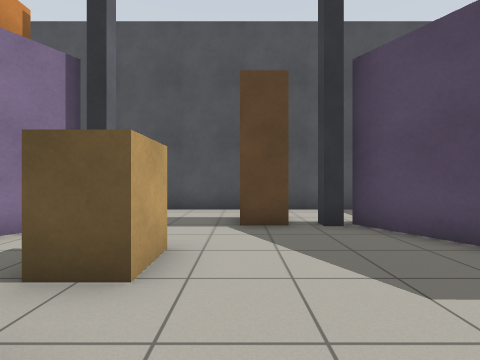
[1] (above)

24 first-person views from a walk through a Gazebo world. The camera is 0.94 m above the floor, looks level and sees 85° across. Floor lines are 1 m apart. The floor is counted in squares, 1 m on a side. Each view is taken from the middle of a square. On the plan, view 1 faces up. The plan holds only what a view shows up to about 11 squares ahead; the rest is blank.

[2]
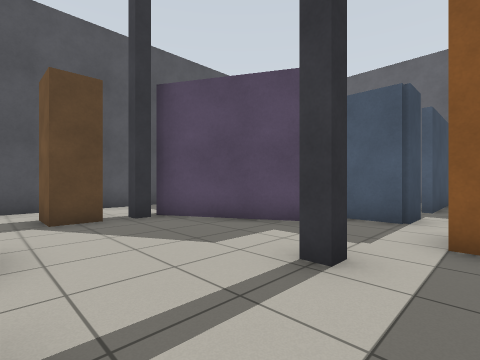

[3]
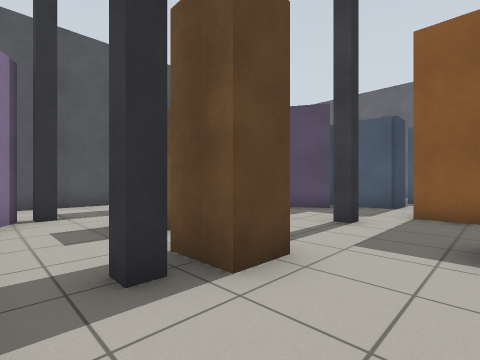

[4]
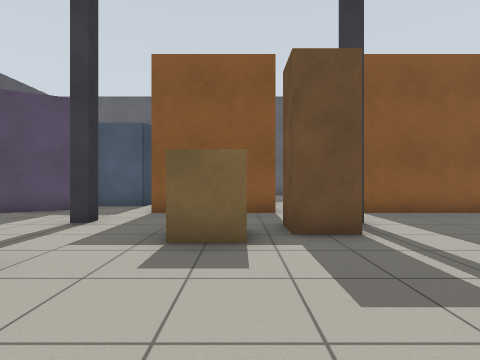

[5]
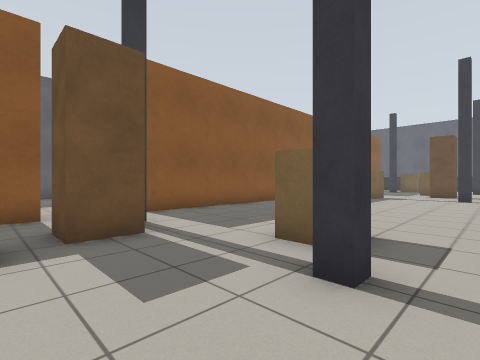

[6]
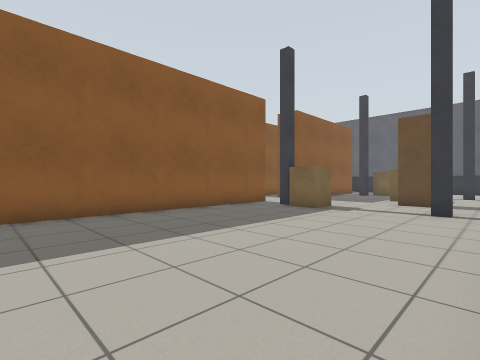

[7]
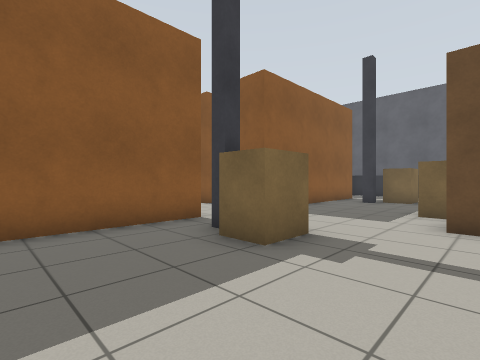

[8]
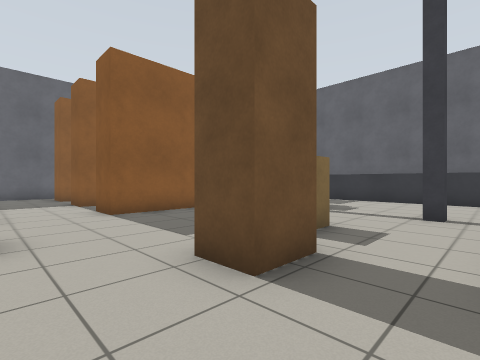

[9]
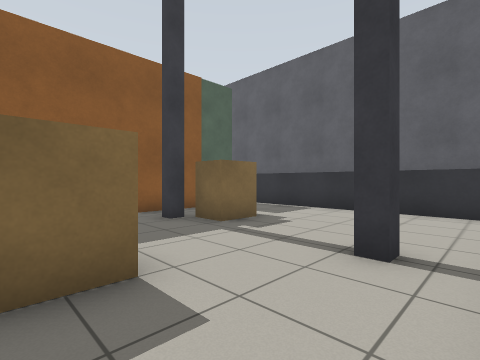

[10]
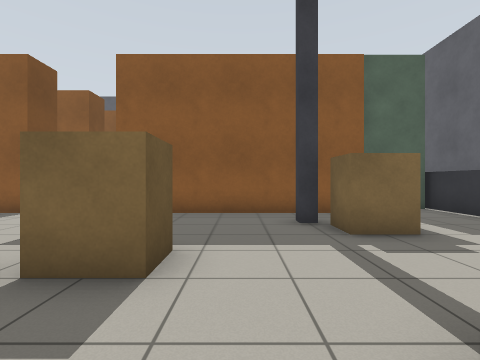

[11]
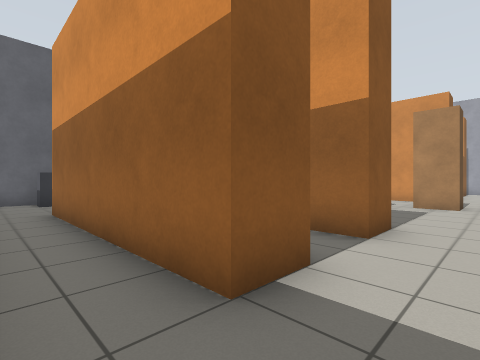

[12]
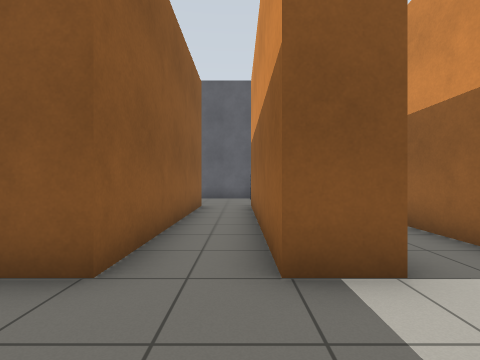

[13]
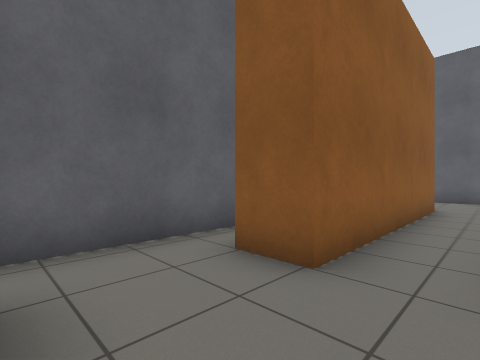

[14]
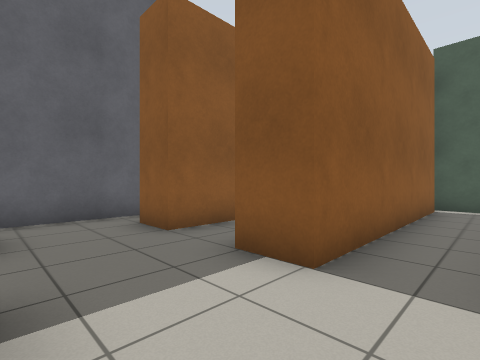

[15]
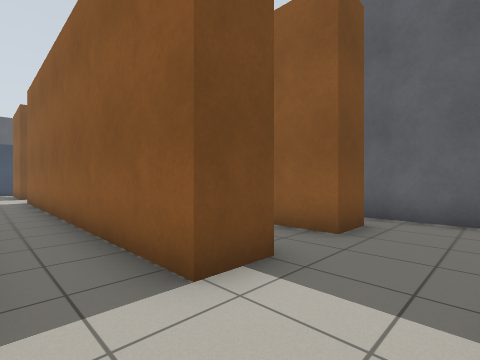

[16]
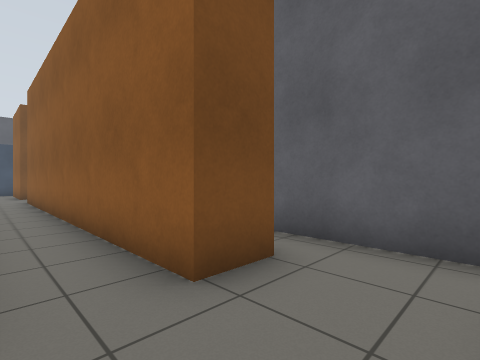

[17]
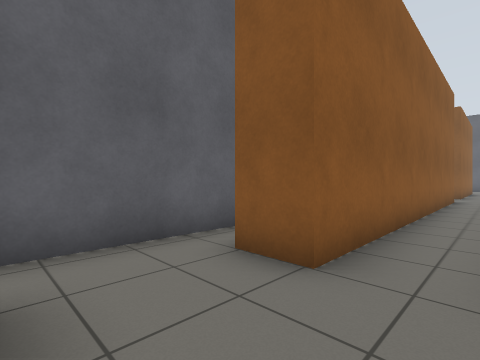

[18]
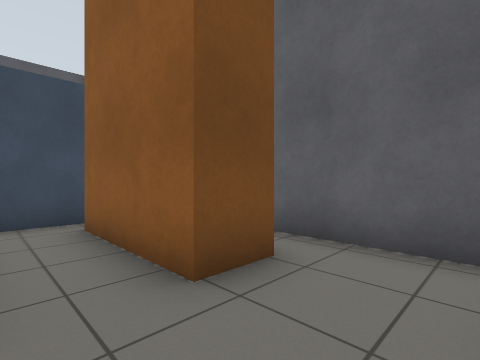

[19]
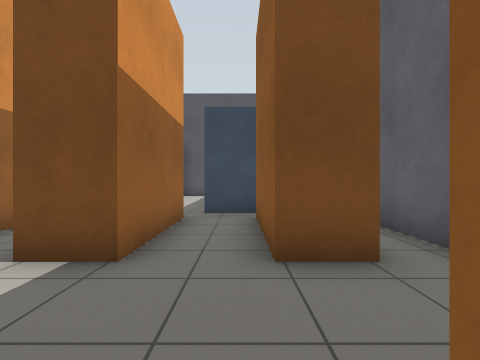

[20]
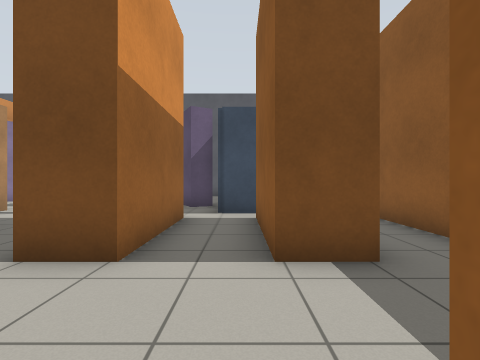

[21]
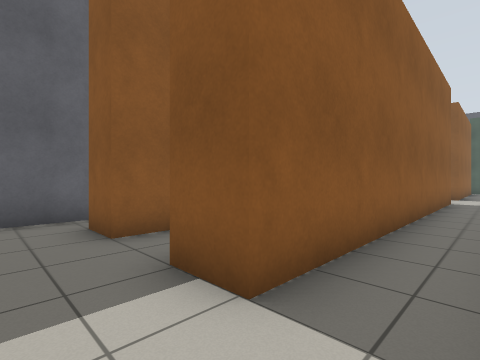

[22]
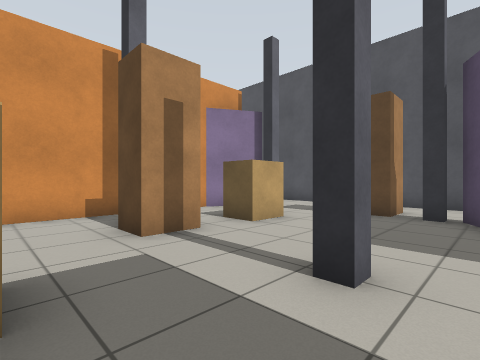

[23]
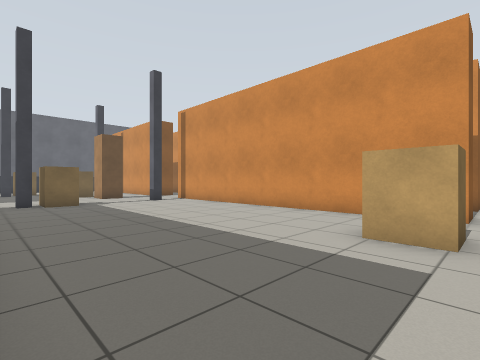

[24]
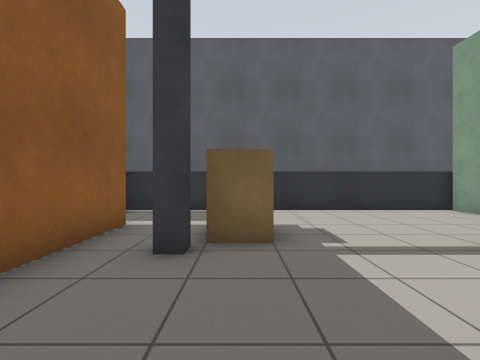

### Floor plan
Key: @ floor where view 1 was taken; # wall or solid block; . floor; P pallet; I pillar; B blue box; R rack; C crate.
Columns run from 7 left of view 1 to 12 right of it. Each row starts with its distance up from view 1.
  8     ########
  7     .......
  6     ...PPI#
  5    #I....I#
  4    #......##
  3    ..PP....##
  2    ........## ..
  1   #..PP.....#B.#
  0   #.IPP@.I...B.####
 -1   #........R.R R.R
 -2   #....PP..R..R..R #
 -3    ....P ..R..R..R.#
 -4    .....P..R..R..R.#
 -5    .....P  ........#
 -6   ..IP...I.........#
 -7   #..P.....R..R..R.#
 -8   #........R..R..R #
 -9   #........R..R..R
-10   #........R..R..R
-11   #........R..R..R
-12   #........R..R..R
-13   #........R..R..R
-14   #........R..R..R
-15    ........R..R..R
-16    ........R..R..R
-17    .....P..R..R..R.#
-18    .I...PI.R..R..R.#
-19    ................#
-20    ..P.............#
-21    ..P.....R..R..R.#
-22    ...P....R..R..R #
-23    ...P....R..R..R
-24    ........R..R..R
-25    ........R..R..R
-26    .I...P .R..R..R
-27    .....P..R.RR..R
-28   .........RCC...
-29  C..........C ...
-30  C##########C #...
-31 ###############...
-32               ####

Positions as (right, up) in squares from view 1, and headings:
1: (0, 0), facing up
2: (-1, -1), facing up-right
3: (-4, -2), facing up-right
4: (-4, -3), facing right
5: (-4, -3), facing down-right
6: (-4, -9), facing down-right
7: (-2, -14), facing down-right
8: (-4, -18), facing down-right
9: (-4, -22), facing down-right
10: (-4, -24), facing right
11: (9, -19), facing down-left
12: (8, -18), facing down
13: (8, -18), facing down-right
14: (5, -18), facing down-right
15: (5, -20), facing up-right
16: (8, -20), facing up-right
17: (8, -4), facing down-right
18: (8, -6), facing up-right
19: (9, -7), facing up
20: (6, -7), facing up
21: (5, -5), facing down-right
22: (3, -2), facing up-left
23: (3, -6), facing down-left
24: (1, -22), facing down
